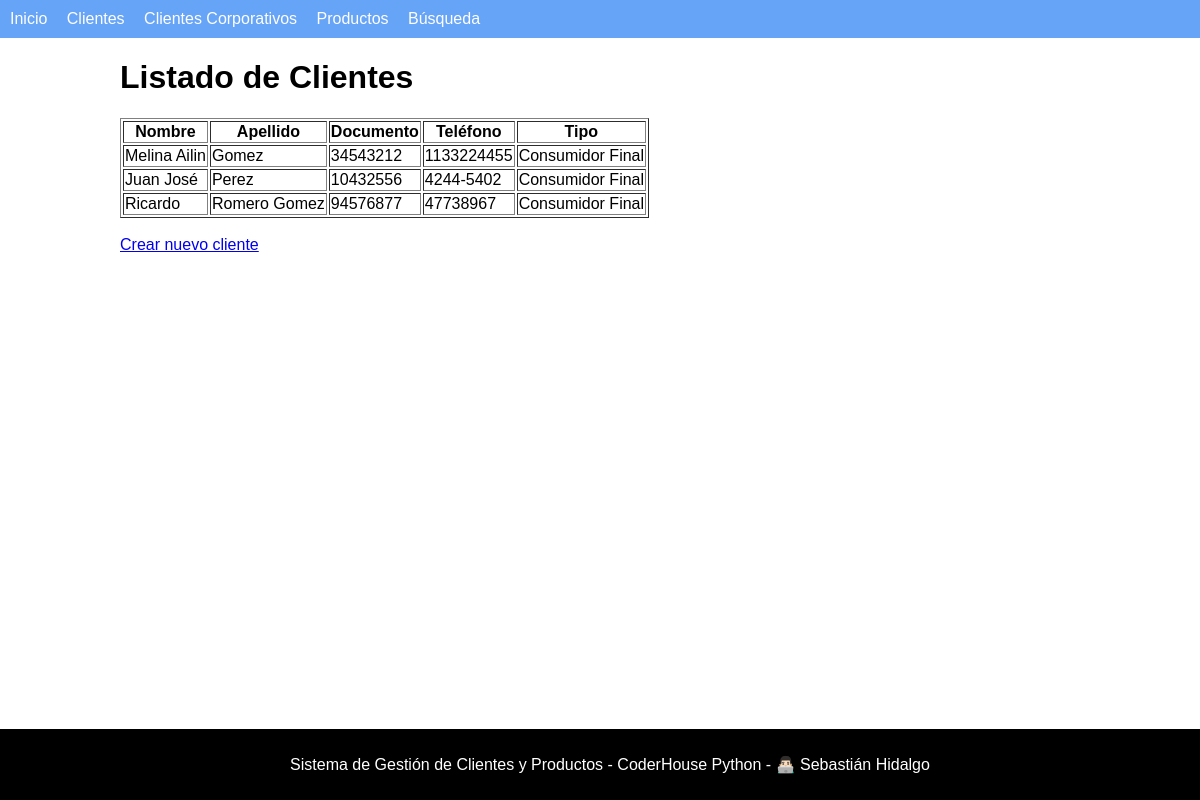
/clientes/, run on the app's committed database.
### clientes_app/models.py (models this page shows, shortened)
class Cliente(models.Model):
    id = models.UUIDField(primary_key=True, default=uuid.uuid4, editable=False)
    nombre = models.CharField(max_length=100)
    apellido = models.CharField(max_length=100)
    documento = models.CharField(max_length=20)
    domicilio = models.CharField(max_length=200)
    telefono = models.CharField(max_length=20)
    tipo = models.CharField(max_length=50, default="Consumidor Final")
    fecha_registro = models.DateTimeField(auto_now_add=True)
    class Meta:
        verbose_name = "Cliente"
        verbose_name_plural = "Clientes"
        ordering = ["apellido", "nombre"]

### clientes_app/views.py (the view)
# urls.py: path('clientes/', views.ClienteListView.as_view(), name='cliente-list'),
class ClienteListView(ListView):
    model = Cliente
    template_name = 'clientes_app/cliente_list.html'
    context_object_name = 'clientes'

### templates/clientes_app/cliente_list.html (shortened to what this page needs)
{% extends 'base.html' %}
{% block header %}Listado de Clientes{% endblock %}
{% block content %}
    {% if clientes %}
        <table border="1">
            <thead>
                <tr>
                    <th>Nombre</th>
                    <th>Apellido</th>
                    <th>Documento</th>
                    <th>Teléfono</th>
                    <th>Tipo</th>
                </tr>
            </thead>
            <tbody>
                {% for cliente in clientes %}
                <tr>
                    <td>{{ cliente.nombre }}</td>
                    <td>{{ cliente.apellido }}</td>
                    <td>{{ cliente.documento }}</td>
                    <td>{{ cliente.telefono }}</td>
                    <td>{{ cliente.tipo }}</td>
                </tr>
                {% endfor %}
            </tbody>
        </table>
    {% else %}
        <p>No hay clientes registrados.</p>
    {% endif %}
    <br>
    <a href="{% url 'clientes_app:cliente-create' %}">Crear nuevo cliente</a>
{% endblock %}

### templates/base.html (style rules this page uses)
body { font-family: Arial, sans-serif; margin: 0; padding: 0; }

### data on the page
Cliente: nombre "Melina Ailin", apellido "Gomez", documento "34543212", telefono "1133224455", tipo "Consumidor Final"
Cliente: nombre "Juan José", apellido "Perez", documento "10432556", telefono "4244-5402", tipo "Consumidor Final"
Cliente: nombre "Ricardo", apellido "Romero Gomez", documento "94576877", telefono "47738967", tipo "Consumidor Final"
